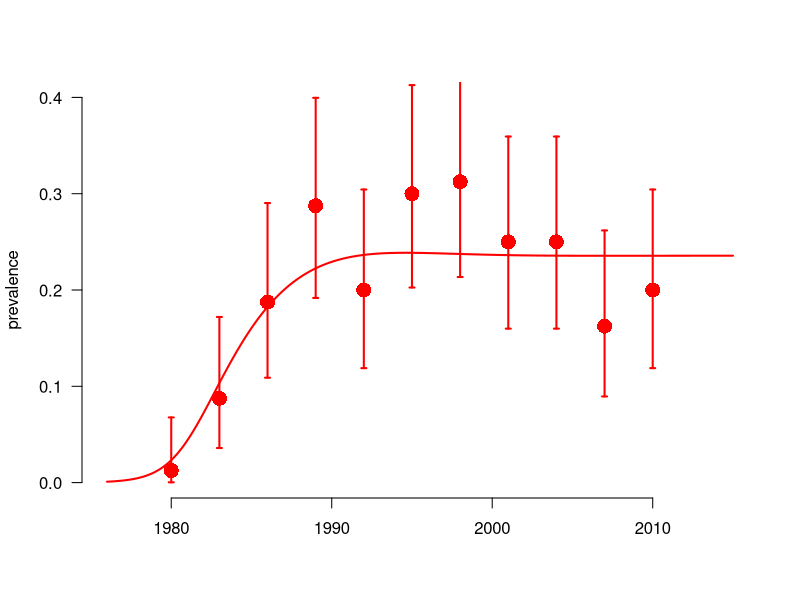
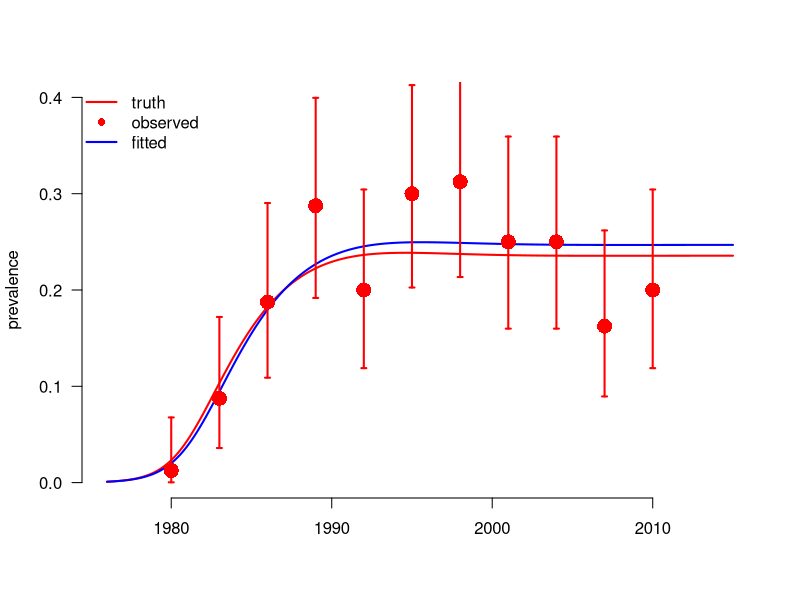
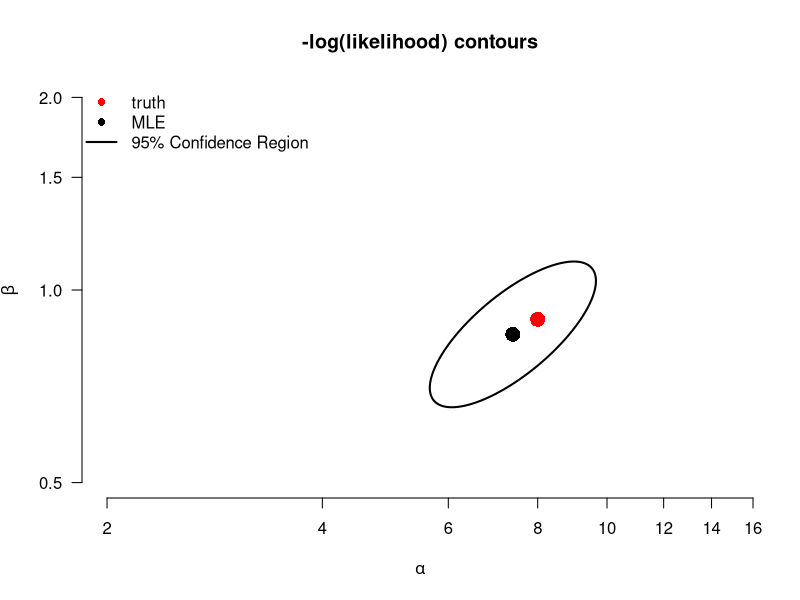
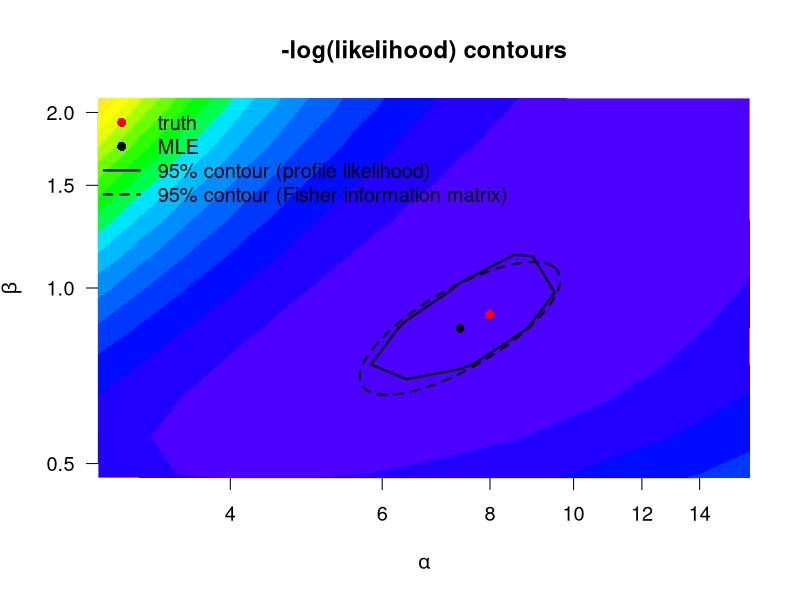

Source code (R) for these figures, in order:

## Introduction to Likelihood 2: Fitting an SI model to an HIV epidemic with Maximum Likelihood Estimation
## Clinic on the Meaningful Modeling of Epidemiological Data
## International Clinics on Infectious Disease Dynamics and Data (ICI3D) Program
## African Institute for Mathematical Sciences, Muizenberg, RSA
## (C) Steve Bellan, 2015
######################################################################

## By the end of this tutorial you should…

## * Understand how to simulate cross-sectional prevalence data around a simulated epidemic.
## * Calculate a binomial likelihood from these prevalence data and a fully specified epidemic model.
## * Use R's "optim" function to do multivariate optimization over transformed parameter space.
## * Understand the difference betweeen SANN and Nelder-Mead algorithms
## * Create 95% CIs and contours from the hessian matrix
## * Create 95% CIs and contours based on the likelihood ratio

library(boot); library(deSolve); library(ellipse);

## Function that makes a list of disease parameters with default values
disease_params <- function(Beta = 0.9 ## transmission coefficient when prevalence is 0
                           , alpha = 8 ## for transmission coefficient: decline with prevalence
                           , progRt = (1/10)*4 ## rate of of progression through each of the I classes, for 10 years total
                           , birthRt = .03 ## birth rate, 3% of people give birth per year
                           , deathRt = 1/60 ## 60 year natural life expectancy
){
  return(as.list(environment()))
}

disease_params()
disease_params(Beta = .2)

initPrev <- exp(-7) ## infected at start
tseqMonth <- seq(1976, 2015, by = 1/12)
init <- c(S=1-initPrev, I1=initPrev, I2=0, I3=0, I4=0, CI = 0, CD = 0) ## modeling proportion of population
Is <- paste0('I',1:4) ## for easy indexing

## Define the SI ODE model. This model is equivalent to the third model in the HIV in Harare tutorial
## 	(though some parameters may have different names)
SImod <- function(tt, yy, parms) with(c(parms,as.list(yy)), {
  ## State variables are: S, I1, I2, I3, I4
  ## derived quantitties
  I <- I1+I2+I3+I4           ## total infected
  N <- I + S                 ## total population
  transmissionCoef <- Beta * exp(-alpha * I/N) ## Infectious contact rate
  ## state variable derivatives (ODE system)
  deriv <- rep(NA,7)
  deriv[1] <-	birthRt*N - deathRt*S - transmissionCoef*S*I/N ## Instantaneous rate of change: Susceptibles
  deriv[2] <-	transmissionCoef*S*I/N - progRt*I1 - deathRt*I1 ## Instantaneous rate of change: Infection class I1
  deriv[3] <-	progRt*I1 - progRt*I2 - deathRt*I2 ## Instantaneous rate of change:  Infection class I2
  deriv[4] <-	progRt*I2 - progRt*I3 - deathRt*I3 ## Instantaneous rate of change: Infection class I3
  deriv[5] <-	progRt*I3 - progRt*I4 - deathRt*I4 ## Instantaneous rate of change: Infection class I4
  deriv[6] <-	transmissionCoef*S*I/N ## Instantaneous rate of change: Cumulative incidence
  deriv[7] <-	progRt*I4 ## Instantaneous rate of change: Cumulative mortality
  return(list(deriv))
})

## Function to run the deterministic model simulation, based on the ODE system defined in SImod().
simEpidemic <- function(init, tseq = tseqMonth, modFunction=SImod, parms = disease_params()) {
  simDat <- as.data.frame(lsoda(init, tseq, modFunction, parms=parms))
  simDat$I <- rowSums(simDat[, Is])
  simDat$N <- rowSums(simDat[, c('S',Is)])
  simDat$P <- with(simDat, I/N)
  return(simDat)
}

## Function to 'sample' the population:
## From a simulated epidemic, measure prevalence at several time points by drawing
## cross-sectional samples of individuals at each time, testing them, and then calculating sample
## prevalence and associated binomial confidence intervals

sampleEpidemic <- function(simDat # Simulated "data" which we treat as real
                           , sampleDates = seq(1980, 2010, by = 3) # Sample every 3 years
                           , numSamp = rep(80, length(sampleDates)) # Number of individuals sampled at each time point
){
  prev_at_sample_times <- simDat[simDat$time %in% sampleDates, 'P']
  numPos <- rbinom(length(numSamp), numSamp, prev_at_sample_times)
  lci <- mapply(function(x,n) binom.test(x,n)$conf.int[1], x = numPos, n = numSamp)
  uci <- mapply(function(x,n) binom.test(x,n)$conf.int[2], x = numPos, n = numSamp)
  return(data.frame(time = sampleDates, numPos, numSamp, sampPrev =  numPos/numSamp,
                    lci = lci, uci = uci))
}

## Run system of ODEs for "true" parameter values
trueParms <- disease_params() # Default model parameters are defined in lines 20-26
simDat <- simEpidemic(init, parms = trueParms) # Simulated epidemic (underlying process)

par(bty='n', lwd = 2)
# Plot simulated prevalence through time:
with(simDat, plot(time, P, xlab = '', ylab = 'prevalence', type = 'l', ylim = c(0,.4), col='red', las = 1))
## Take cross-sectional sample of individuals to get prevalence estimates at multiple time points:
set.seed(1) # Initiate the random number generator (so everyone's simulation looks the same)
myDat <- sampleEpidemic(simDat) # Simulate data from the sampling process (function defined above)
points(myDat$time, myDat$sampPrev, col = 'red', pch = 16, cex = 2) # Plot sample prevalence at each time point
arrows(myDat$time, myDat$uci, myDat$time, myDat$lci, col = 'red', len = .025, angle = 90, code = 3) # Plot 95% CIs around the sample prevalences

## To start, we need to write a likelihood function that gives the probability that a given parameter set
## (Beta, alpha values) would generate the observed data. Remember that we are assuming that there is some
## true underlying epidemic curve that is deterministic and the data we observe are only noisy
## because of sampling/observation error (not because the underlying curve is also
## noisy--i.e. process error--which would be particularly likely for epidemics in small populations).

## We assume binomial sampling errors. So we can write the -log-likelihood as the probability of
## observing the observed number positive out of each sample if the prevalence is the value generated by
## a model parameterized by a given set of parameters:

## Return the negative log of likelihood by convention
nllikelihood <- function(parms = disease_params(), obsDat=myDat) {
  simDat <- simEpidemic(init, parms=parms)
  ## What are the rows from our simulation at which we have observed data?
  matchedTimes <- simDat$time %in% obsDat$time
  nlls <- -dbinom(obsDat$numPos, obsDat$numSamp, prob = simDat$P[matchedTimes], log = T)
  return(sum(nlls))
}
nllikelihood(trueParms) ## loglikelihood of the true parameters (which we usually never know)
nllikelihood(disease_params(Beta = 3, alpha = 1))  ## vs some random guessed parameters

## First look up how optim() works. The more you read through the help
## file the easier this will be!!! In particular make sure you understand that
## the first argument of optim must be the initial values of the parameters to
## be fitted (i.e. Beta & alpha) and that any other parameters to be fixed are
## given as additional arguments (in the help file under "...")
## ?optim

## Since we need to be able to easily separate fitted and fixed parameters,
## let's make a function that takes fitted and fixed parameters together and
## puts them back in a parameter list (similar to the output of
## disease_params()). We also want it to be able to take logged parameter values
## and unlog them automatically back into the parameter list, so that we can fit
## on a log scale, but run our model with the unlogged values.
subsParms <- function(fit.params, fixed.params=disease_params()) {
  within(fixed.params, {
    loggedParms <- names(fit.params)[grepl('log_', names(fit.params))]
    unloggedParms <- names(fit.params)[!grepl('log_', names(fit.params))]
    for(nm in unloggedParms) assign(nm, as.numeric(fit.params[nm]))
    for(nm in loggedParms) assign(gsub('log_','',nm), exp(as.numeric(fit.params[nm])))
    rm(nm, loggedParms, unloggedParms)
  })
}
guess.params <- c(log_Beta = log(5), log_alpha = log(8))
subsParms(guess.params, disease_params())

## Make likelihood a function of fixed and fitted parameters.
objFXN <- function(fit.params ## paramters to fit
                   , fixed.params =disease_params() ## fixed paramters
                   , obsDat=myDat) {
  parms <- subsParms(fit.params, fixed.params)
  nllikelihood(parms, obsDat = obsDat) ## then call likelihood
}
objFXN(guess.params, disease_params())

## Select initial values for fitted parameters from which optimization routine
## will start. If you select bad initial values the algorithm can get stuck on a
## bad set of parameters. You can always try the true values as a starting point
## for this problem, although that's rarely possible in real problems.

init.pars <- c(log_alpha = log(30), log_Beta = log(.1))
## We will start with SANN optimization since it is stochastic and therefore
## less likely to get stuck in a local minima. But then finish with Nelder-Mead
## optimization which is much faster.

###  NOTE: for trace >0 you see more progress report, bigger numbers show more
###  update
trace <- 3

## SANN: This is stochastic, be CAREFUL -- sometimes it gets stuck at local minima
## for unreasonble parameters. If you see this happen, run it again!
optim.vals <- optim(par = init.pars
                    , objFXN
                    , fixed.params = disease_params()
                    , obsDat = myDat
                    , control = list(trace = trace, maxit = 150)
                    , method = "SANN")
exp(unname(optim.vals$par))
trueParms[c('alpha','Beta')]

## We feed the last parameters of SANN in as the first values of Nelder-Mead
optim.vals <- optim(par = optim.vals$par
                    , objFXN
                    , fixed.params = disease_params()
                    , obsDat = myDat
                    , control = list(trace = trace, maxit = 800, reltol = 10^-7)
                    , method = "Nelder-Mead"
                    , hessian = T)
optim.vals
MLEfits <- optim.vals$par
trueParms[c('alpha','Beta')]
exp(unname(MLEfits))

log_alpha.fit <- MLEfits["log_alpha"]
log_Beta.fit <- MLEfits["log_Beta"]

## Look at the output of optim. Understand what it means. Did the algorithm
## converge? Look at ?optim to understand it.

## Plot MLE fit time series
par(bty='n', lwd = 2, las = 1)
with(simDat, plot(time, P, xlab = '', ylab = 'prevalence', type = 'l', ylim = c(0,.4), col='red'))
fitDat <- simEpidemic(init, parms = subsParms(optim.vals$par, trueParms))
with(fitDat, lines(time, P, col='blue'))
points(myDat$time, myDat$sampPrev, col = 'red', pch = 16, cex = 2)
arrows(myDat$time, myDat$uci, myDat$time, myDat$lci, col = 'red', len = .025, angle = 90, code = 3)
legend("topleft", c('truth', 'observed', 'fitted'), lty = c(1, NA, 1), pch = c(NA,16, NA),
       col = c('red', 'red', 'blue'), bty = 'n')

######################################################################
## Contour plots with the hessian
######################################################################
## The Hessian matrix gives you the curvature of the likelihood function at the maximum likelihood
## estimate (MLE) of the fitted parameters. In other words, it tells you the second derivative around
## MLE, which can be used to estimate the covariance variance matrix of the estimator. This estimate of
## the covariance varance matrix is known as the Fisher information matrix and can be obtained by
## inverting the Hessian.
fisherInfMatrix <- solve(optim.vals$hessian) ## invert the Hessian, to estimate the covar-var matrix of parameter estimates

## Initialize plot of parameters
plot(1,1, type = 'n', log = 'xy',
     ## xlim = range(alpha.seq), ylim = range(Beta.seq),
     xlim = c(2,15), ylim = c(.5,2),
     las = 1,
     xlab = expression(alpha), ylab = expression(beta),
     main = "-log(likelihood) contours", bty = "n")
## Add true parameter values to the plot
with(trueParms, points(alpha, Beta, pch = 16, cex = 2, col = 'red'))
## Add MLE to the plot
points(exp(MLEfits['log_alpha']), exp(MLEfits['log_Beta']), pch = 16, cex = 2, col = 'black')
## Add 95% contour ellipse from Hessian
lines(exp(ellipse(fisherInfMatrix, centre = MLEfits, level = .95)))
legend("topleft", c('truth', 'MLE', '95% Confidence Region'), lty = c(NA, NA, 1), pch = c(16,16, NA),
       col = c('red', 'black', 'black'), bg='white', bty = 'n')

######################################################################
## Contour plots with likelihood profiles
######################################################################
## With all other parameters fixed to their initial values, lets look at a
## contour likelihood plot over Beta and alpha.  To do this we write wrapper
## functions of log_Beta and log_alpha to feed to outer() and then
## contour(). This is confusing so make sure you understand every function.

## This function simply takes values log_Beta and log_alpha and feeds them into
## objFXN above as a single variable called logpars, you'll see why this is
## useful below.
objXalpha_Beta <- function(alpha, Beta, fixed.params = disease_params(), browse=F) {
  objFXN(fit.params = c(log_alpha = log(alpha), log_Beta = log(Beta))
         , fixed.params = fixed.params)
}


## Now instead of giving a single argument on the log scale we give 2
## on the untransformed scale.
objFXN(c(log_alpha = log(1/5), log_Beta = log(25)))
objXalpha_Beta(1/5, 25)

## If we try to give this function multiple values of alpha and Beta,
## however, it gets confused and only analyzes the first one.
objXalpha_Beta(c(1/5:8), 25:30)

## So we "Vectorize" this function so it can take in vectors of the parameters
## and return the output. objXalpha_BetaVEC then calls on objXalpha_Beta() to
## take xx,yy as pairwise values and returns objXalpha_Beta() for all pairs
objXalpha_BetaVEC <- Vectorize(objXalpha_Beta, list("alpha", "Beta"))

## Task: Explain how the following three lines are related.
objXalpha_Beta(25, 1/5)
objXalpha_Beta(26, 1/6)
objXalpha_Beta(8, .9)
objXalpha_BetaVEC(c(25:26), c(1/5,1/6))

## Now we use the R function outer() to evaluate objXalpha_BetaVEC() over a grid
## of {alpha, Beta} combinations. This can take a long time because we have to do
## res^2 evaluations of nllikelihood(), and recall that each time we do this we are
## running lsoda() inside simEpidemic()

## Grid resolution resXres, increasing it makes contours smoother but takes a lot longer
res <- 15

## Now create a sequence of alpha values for the grid
alpha.seq <- exp(seq(log_alpha.fit-1, log_alpha.fit+1, l = res))
alpha.seq

## Now create a sequence of Beta values for the grid
Beta.seq <- exp(seq(log_Beta.fit-1, log_Beta.fit + 1, l = res))
Beta.seq

## The function outer() now evaluates objXalpha_BetaVEC on this grid. ?outer
mat <- outer(alpha.seq, Beta.seq, objXalpha_BetaVEC) # this can take a long time

## Make a contour plot that shows the confidence regions in red.  Likelihood
## Ratio Test confidence regions use the chi squared distribution cutoff with
## degrees of freedom 2 (2 parameters)
ml.val <- optim.vals$value
conf.cutoff <- ml.val + qchisq(.95,2)/2

## Show likelihood contours
par(cex = 1.2)
plot(1,1, type = 'n', log = 'xy',
     ## xlim = range(alpha.seq), ylim = range(Beta.seq),
     xlim = c(3,15), ylim = c(.5,2),
     xlab = expression(alpha), ylab = expression(beta),
     main = "-log(likelihood) contours", bty = "n")
.filled.contour(alpha.seq, Beta.seq, mat, levels = seq(min(mat), max(mat), l=20), col = topo.colors(20))
## Add contour for 95% CI from likelihood ratio
contour(alpha.seq, Beta.seq, mat, levels = c(conf.cutoff),
        col = "black", lwd = 2, labels = "", labcex = .2, add = T)
## Add contour for 95% CI from Hessian
lines(exp(ellipse(fisherInfMatrix, centre = MLEfits, level = .95)), lty = 2)
## Add MLE to the plot
points(exp(log_alpha.fit), exp(log_Beta.fit), pch = 16, cex = 1, col = 'black')
## Add true parameter values to the plot
with(trueParms, points(alpha, Beta, pch = 16, cex = 1, col = 'red'))
legend("topleft",
       c('truth', 'MLE', '95% contour (profile likelihood)', '95% contour (Fisher information matrix)')
       , lty = c(NA, NA, 1, 2), pch = c(16,16, NA, NA),
       col = c('red', rep('black',3)), bg='white', bty = 'n')
